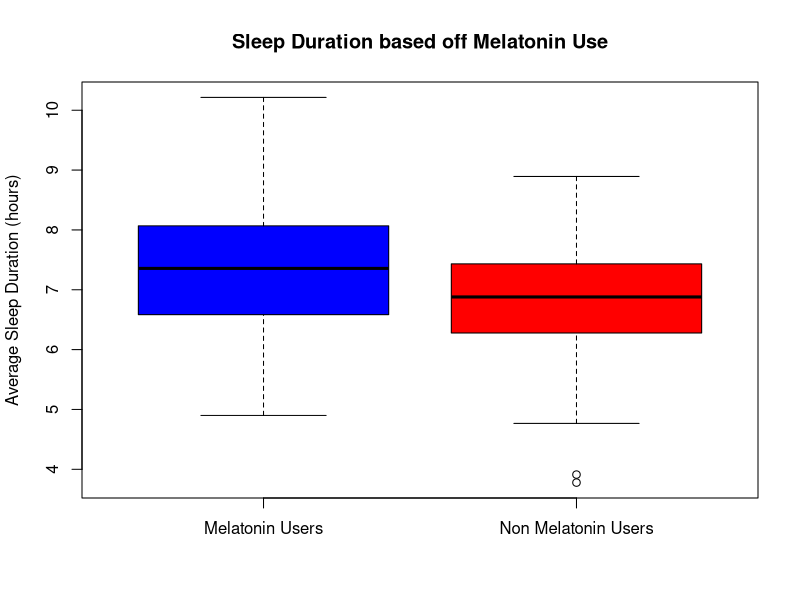

Source code (R):
## ---- chunk 1
knitr::opts_chunk$set(echo = TRUE)
## ---- chunk 2
SleepCogStudy <- read.csv("Resources/Sleep_Cognition_Study_f1PhaXA.csv")
## ---- chunk 3
usesMelatonin <- SleepCogStudy[SleepCogStudy$MelatoninUse == 1, ]
noMelatonin <- SleepCogStudy[SleepCogStudy$MelatoninUse == 0, ]

boxplot(usesMelatonin$AverageSleepDuration, noMelatonin$AverageSleepDuration,
        names = c("Melatonin Users", "Non Melatonin Users"),
        ylab = "Average Sleep Duration (hours)",
        main = "Sleep Duration based off Melatonin Use",
        col = c("blue", "red"))
## ---- chunk 4
mean(usesMelatonin$AverageSleepDuration)
mean(noMelatonin$AverageSleepDuration)

t.test(usesMelatonin$AverageSleepDuration, noMelatonin$AverageSleepDuration)
